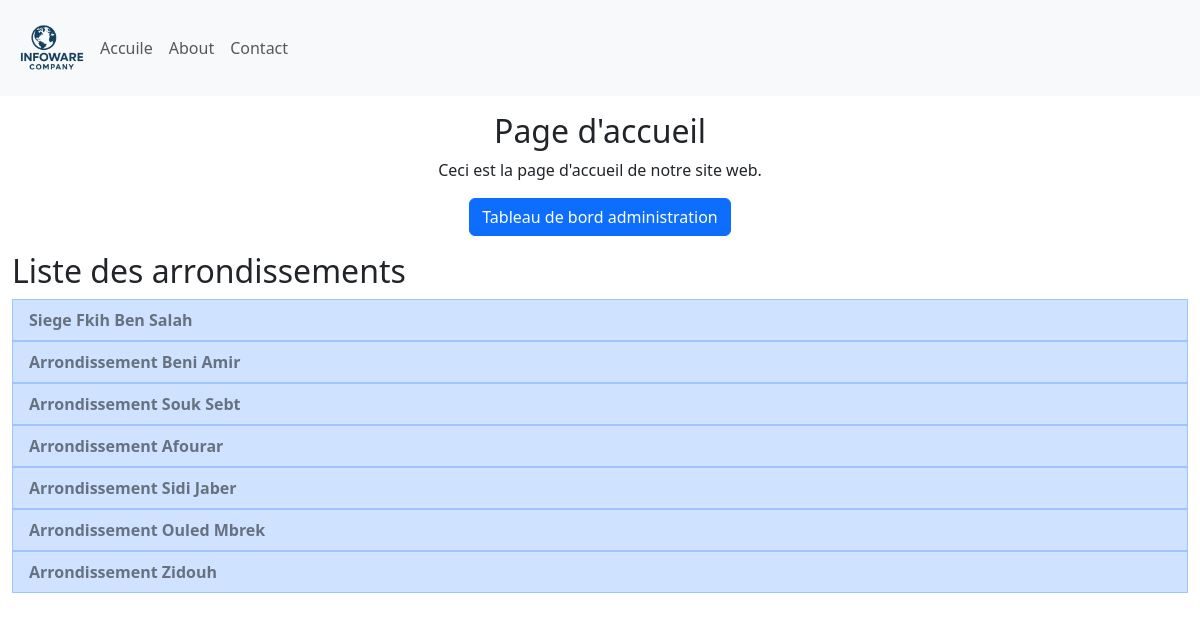
Before: / with the older database file.
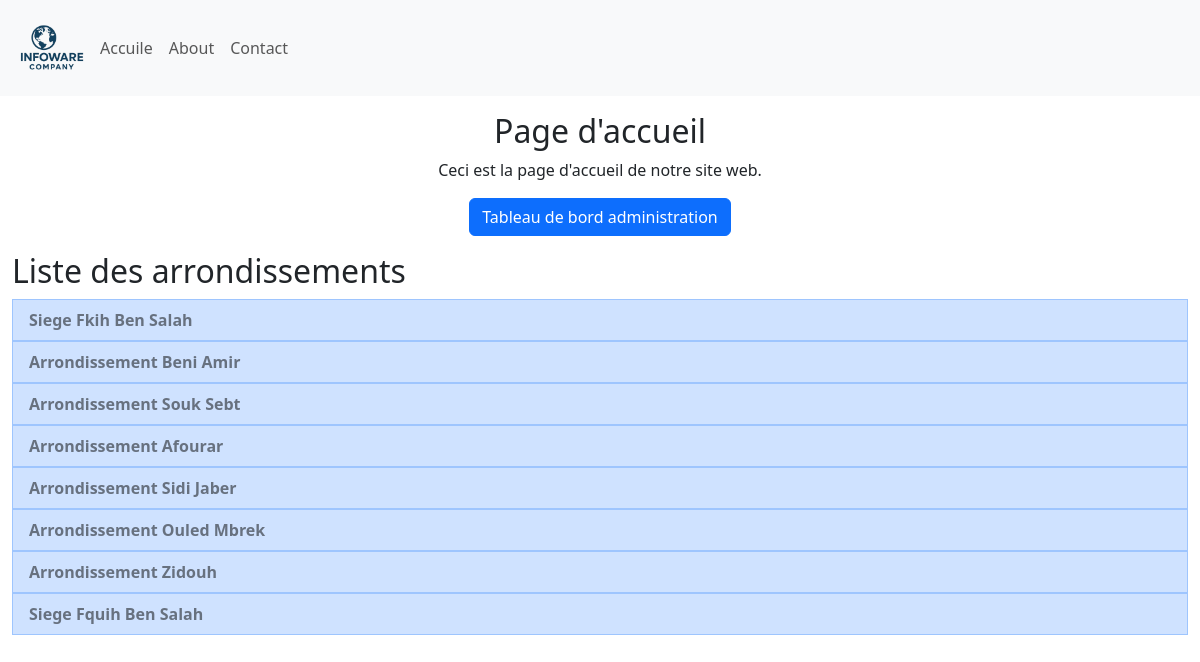
After: the same page with the newer database file.
### Site/models.py (models this page shows, shortened)
class Arondissement(db.Model):
    id = db.Column(db.Integer, primary_key=True)
    arondissement = db.Column(db.String(25), unique=True, nullable=False)
    departement = db.relationship('Departement', backref='Departement', lazy=True)

### Site/main/main.py (the view, shortened to what this page needs)
@main.route('/', methods=['GET', 'POST'])
def home():
    arrondissements = Arondissement.query.all()
    user_id=None
    user=None
    Materials = []
    return render_template("index.html", arrondissements=arrondissements, user=user, Materials=Materials)

### Site/templates/index.html (shortened to what this page needs)
{% extends 'base.html' %}
{% block body %}
<div class="container-fluid">
    <div class="row" id="section-existante">
        <div class="col-12 text-center my-3">
            <h2>Page d'accueil</h2>
            <p>Ceci est la page d'accueil de notre site web.</p>
            <a href="{{ url_for('admin.admin') }}" class="btn btn-primary">Tableau de bord administration</a>
        </div>
        <div class="col-12 text-left my-3">
            <h2>Liste des arrondissements</h2>
            <div class="row list-group">
                {% for arrondissement in arrondissements %}
                <form method="GET" action="{{ url_for('main.show_departements') }}">
                    <button name="id" value="{{ arrondissement.id }}" type="submit" class="list-group-item list-group-item-action list-group-item-primary text-black-50 fw-bold">
                    {{ arrondissement.arondissement }}
                    </button>
                </form>
                {% endfor %}
            </div>
        </div>
    </div>
</div>
{% endblock %}

### Site/templates/base.html (shortened to what this page needs)
<!DOCTYPE html>
<html lang="fr">
<head>
    <link href="https://cdn.jsdelivr.net/npm/bootstrap@5.3.8/dist/css/bootstrap.min.css" rel="stylesheet">
    <link rel="stylesheet" href={{url_for('static', filename='style.css')}}>
</head>
<body>
    <nav class="navbar navbar-expand-lg bg-light" >
        <div class="container-fluid" >
          <img width="80px" src="{{url_for('static', filename='logo.png')}}" alt="logo">
          <div class="collapse navbar-collapse" id="navbarNav">
            <ul class="navbar-nav">
              <li class="nav-item">
                <a class="nav-link"  href="{{ url_for('main.home') }}">Accuile</a>
              </li>
              <li class="nav-item">
                <a class="nav-link" href={{ url_for('about.about_page') }}>About</a>
              </li>
              <li class="nav-item">
                <a class="nav-link" href="#">Contact</a>
              </li>
            </ul>
          </div>
        </div>
      </nav>
      {% block body %}{% endblock %}
</body>
</html>

### Site/static/style.css (style rules this page uses)
* { margin: 0; padding: 0; box-sizing: border-box; }
:root { --primary-color: #0056b3; --secondary-color: #f8f9fa; --text-color: #333; --highlight-color: #007bff; }
body { font-family: 'Segoe UI', Tahoma, Geneva, Verdana, sans-serif; }

Changed rows visible on the page:
added Arondissement: {{ arrondissement.id }} 8 (drawn), arondissement "Siege Fquih Ben Salah"
